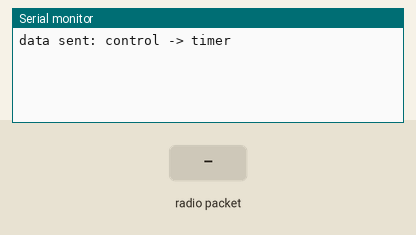
This sketch was run on a simulated ESP32. On the bench: the last lines printed to the serial monitor. Inputs (shaded band) come from the test bench.

Above: at 1.2 s.
1.3 s: radio packet "1" arrives
At 2.1 s:
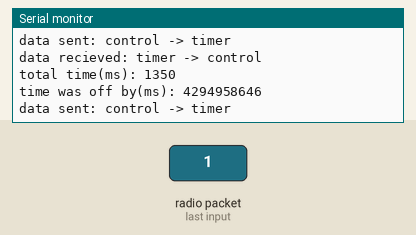
2.8 s: radio packet "0" arrives
At 3.2 s:
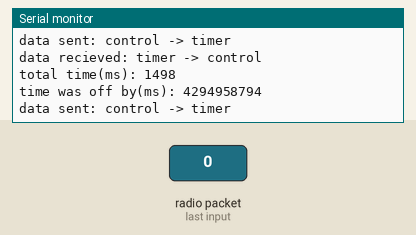

The sketch:

control.ino
```cpp
#include <esp_now.h>
#include <WiFi.h>

//address of other ESP
uint8_t timeraddr[] = {0xFC, 0xF5, 0xC4, 0x2D, 0xD2, 0xA8};
unsigned long time_sent;
unsigned long time_recieved;
int i = 0;
int TEST_REPEAT = 10;

/*
 * dummy data structure that doesn't sent useful information
 * just contains one bit to be sent by esp-now
 * the only thing the timer needs to know is that something was sent
 */
typedef struct struct_message {
  bool dummy = false;
} struct_message;
struct_message myData;

/*
 * function tells the control what to do when something is sent to its address
 * to easily replicate the experiment, it will send an additional 10 messages to the timer
 */
void OnDataRecv(const uint8_t * mac, const uint8_t *incomingData, int len) {
    time_recieved = millis();
    Serial.print("data recieved: timer -> control\ntotal time(ms): ");
    Serial.print(time_recieved-time_sent);
    Serial.print("\n");
    Serial.print("time was off by(ms): ");
    Serial.print(abs(  (time_recieved-time_sent) - 10000));
    Serial.print("\n");
    if (i < TEST_REPEAT) {
     time_sent = millis();
     esp_err_t result = esp_now_send(timeraddr, (uint8_t *) &myData, sizeof(myData));
     i++;
    }
}

/*
 * function tells the contril what to do when it sends data
 * it just logs the success of the transfer
 */
void OnDataSent(const uint8_t *mac_addr, esp_now_send_status_t status) {
  Serial.println(status == ESP_NOW_SEND_SUCCESS ? "data sent: control -> timer" : "Delivery Fail");
}

void setup() {
  // initializes the board as well as the protocol when data is transferred
  Serial.begin(115200);
  WiFi.mode(WIFI_STA);
  if (esp_now_init() != ESP_OK) {
    Serial.println("Error initializing ESP-NOW");
    return;
  }
  esp_now_register_recv_cb(OnDataRecv);
  esp_now_register_send_cb(OnDataSent);

  // adds timer as peer
  esp_now_peer_info_t peerInfo;
  memcpy(peerInfo.peer_addr, timeraddr, 6);
  peerInfo.channel = 0;
  peerInfo.encrypt = false;
  if (esp_now_add_peer(&peerInfo) != ESP_OK){
    return;
  }

  //the first data transfer to the timer that will set off other transfers
  time_sent = millis();
  esp_err_t result = esp_now_send(timeraddr, (uint8_t *) &myData, sizeof(myData));


}

void loop() {}
```

Measured:
- after the input at 1.3 s, the serial monitor: prints a new line after 0.05 s (image 1)
- after the input at 2.8 s, the serial monitor: prints a new line after 0.05 s (image 2)
